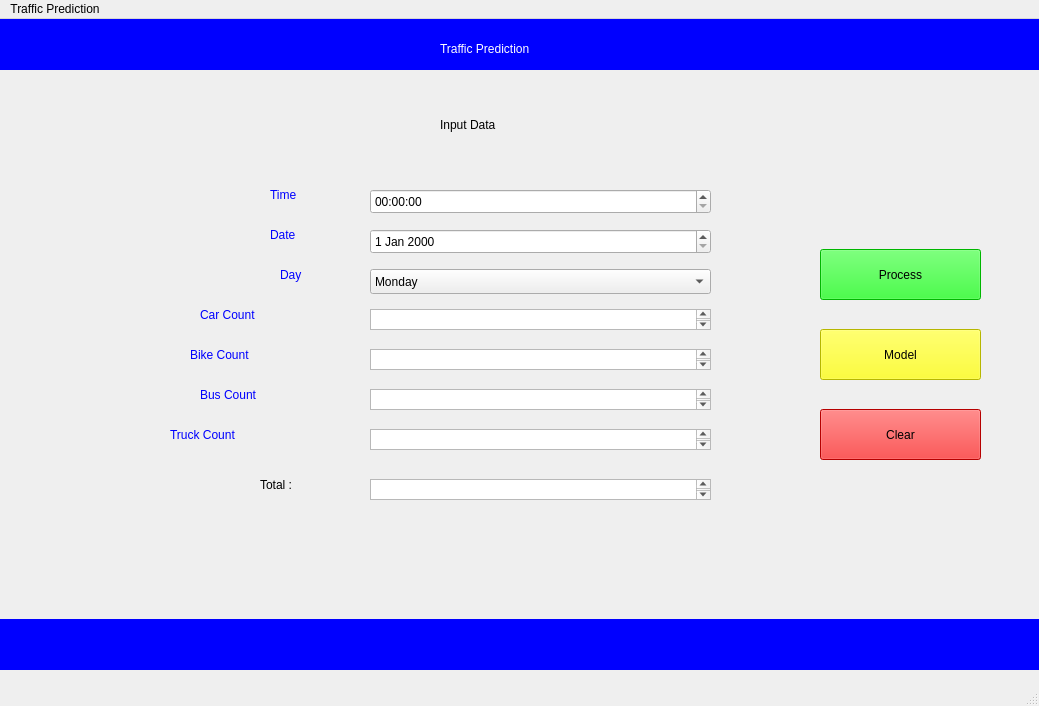
<?xml version="1.0" encoding="UTF-8"?>
<ui version="4.0">
 <class>MainWindow</class>
 <widget class="QMainWindow" name="MainWindow">
  <property name="geometry">
   <rect>
    <x>0</x>
    <y>0</y>
    <width>1039</width>
    <height>706</height>
   </rect>
  </property>
  <property name="windowTitle">
   <string>MainWindow</string>
  </property>
  <widget class="QWidget" name="centralwidget">
   <widget class="QPushButton" name="pushButton">
    <property name="geometry">
     <rect>
      <x>820</x>
      <y>390</y>
      <width>161</width>
      <height>51</height>
     </rect>
    </property>
    <property name="styleSheet">
     <string notr="true">background-color:rgb(255, 0, 0)</string>
    </property>
    <property name="text">
     <string>Clear</string>
    </property>
   </widget>
   <widget class="QPushButton" name="pushButton_2">
    <property name="geometry">
     <rect>
      <x>820</x>
      <y>230</y>
      <width>161</width>
      <height>51</height>
     </rect>
    </property>
    <property name="styleSheet">
     <string notr="true">
background-color:rgb(0, 255, 0)</string>
    </property>
    <property name="text">
     <string>Process</string>
    </property>
   </widget>
   <widget class="QLabel" name="label">
    <property name="geometry">
     <rect>
      <x>270</x>
      <y>160</y>
      <width>68</width>
      <height>31</height>
     </rect>
    </property>
    <property name="styleSheet">
     <string notr="true">color: blue;
font: 75 14pt &quot;MS Shell Dlg 2&quot;;</string>
    </property>
    <property name="text">
     <string>Time</string>
    </property>
   </widget>
   <widget class="QLabel" name="label_2">
    <property name="geometry">
     <rect>
      <x>270</x>
      <y>200</y>
      <width>68</width>
      <height>31</height>
     </rect>
    </property>
    <property name="styleSheet">
     <string notr="true">color: blue;
font: 75 14pt &quot;MS Shell Dlg 2&quot;;</string>
    </property>
    <property name="text">
     <string>Date</string>
    </property>
   </widget>
   <widget class="QLabel" name="label_3">
    <property name="geometry">
     <rect>
      <x>280</x>
      <y>240</y>
      <width>71</width>
      <height>31</height>
     </rect>
    </property>
    <property name="styleSheet">
     <string notr="true">color: blue;
font: 75 14pt &quot;MS Shell Dlg 2&quot;;</string>
    </property>
    <property name="text">
     <string>Day  </string>
    </property>
   </widget>
   <widget class="QLabel" name="label_4">
    <property name="geometry">
     <rect>
      <x>200</x>
      <y>280</y>
      <width>131</width>
      <height>31</height>
     </rect>
    </property>
    <property name="styleSheet">
     <string notr="true">color: blue;
font: 75 14pt &quot;MS Shell Dlg 2&quot;;</string>
    </property>
    <property name="text">
     <string>Car Count  </string>
    </property>
   </widget>
   <widget class="QLabel" name="label_5">
    <property name="geometry">
     <rect>
      <x>190</x>
      <y>320</y>
      <width>141</width>
      <height>31</height>
     </rect>
    </property>
    <property name="styleSheet">
     <string notr="true">color: blue;
font: 75 14pt &quot;MS Shell Dlg 2&quot;;</string>
    </property>
    <property name="text">
     <string>Bike Count  </string>
    </property>
   </widget>
   <widget class="QLabel" name="label_6">
    <property name="geometry">
     <rect>
      <x>200</x>
      <y>360</y>
      <width>151</width>
      <height>31</height>
     </rect>
    </property>
    <property name="styleSheet">
     <string notr="true">color: blue;
font: 75 14pt &quot;MS Shell Dlg 2&quot;;
</string>
    </property>
    <property name="text">
     <string>Bus Count   </string>
    </property>
   </widget>
   <widget class="QLabel" name="label_7">
    <property name="geometry">
     <rect>
      <x>170</x>
      <y>400</y>
      <width>151</width>
      <height>31</height>
     </rect>
    </property>
    <property name="styleSheet">
     <string notr="true">color: blue;
font: 75 14pt &quot;MS Shell Dlg 2&quot;;
</string>
    </property>
    <property name="text">
     <string>Truck Count  </string>
    </property>
   </widget>
   <widget class="QLabel" name="label_8">
    <property name="geometry">
     <rect>
      <x>260</x>
      <y>450</y>
      <width>68</width>
      <height>31</height>
     </rect>
    </property>
    <property name="styleSheet">
     <string notr="true">color: black;
font: 75 14pt &quot;MS Shell Dlg 2&quot;;</string>
    </property>
    <property name="text">
     <string>Total :</string>
    </property>
   </widget>
   <widget class="QTimeEdit" name="timeEdit">
    <property name="geometry">
     <rect>
      <x>370</x>
      <y>170</y>
      <width>341</width>
      <height>25</height>
     </rect>
    </property>
   </widget>
   <widget class="QDateEdit" name="dateEdit">
    <property name="geometry">
     <rect>
      <x>370</x>
      <y>210</y>
      <width>341</width>
      <height>25</height>
     </rect>
    </property>
   </widget>
   <widget class="QComboBox" name="comboBox">
    <property name="geometry">
     <rect>
      <x>370</x>
      <y>250</y>
      <width>341</width>
      <height>25</height>
     </rect>
    </property>
    <item>
     <property name="text">
      <string>Monday</string>
     </property>
    </item>
    <item>
     <property name="text">
      <string>Tuesday</string>
     </property>
    </item>
    <item>
     <property name="text">
      <string>Wednesday</string>
     </property>
    </item>
    <item>
     <property name="text">
      <string>Thursday</string>
     </property>
    </item>
    <item>
     <property name="text">
      <string>Friday</string>
     </property>
    </item>
    <item>
     <property name="text">
      <string>Saturday</string>
     </property>
    </item>
    <item>
     <property name="text">
      <string>Sunday</string>
     </property>
    </item>
   </widget>
   <widget class="QTextEdit" name="textEdit">
    <property name="geometry">
     <rect>
      <x>370</x>
      <y>290</y>
      <width>341</width>
      <height>21</height>
     </rect>
    </property>
   </widget>
   <widget class="QTextEdit" name="textEdit_2">
    <property name="geometry">
     <rect>
      <x>370</x>
      <y>330</y>
      <width>341</width>
      <height>21</height>
     </rect>
    </property>
   </widget>
   <widget class="QTextEdit" name="textEdit_3">
    <property name="geometry">
     <rect>
      <x>370</x>
      <y>370</y>
      <width>341</width>
      <height>21</height>
     </rect>
    </property>
   </widget>
   <widget class="QTextEdit" name="textEdit_4">
    <property name="geometry">
     <rect>
      <x>370</x>
      <y>410</y>
      <width>341</width>
      <height>21</height>
     </rect>
    </property>
   </widget>
   <widget class="QTextEdit" name="textEdit_5">
    <property name="geometry">
     <rect>
      <x>370</x>
      <y>460</y>
      <width>341</width>
      <height>21</height>
     </rect>
    </property>
   </widget>
   <widget class="QWidget" name="widget" native="true">
    <property name="geometry">
     <rect>
      <x>0</x>
      <y>0</y>
      <width>1041</width>
      <height>51</height>
     </rect>
    </property>
    <property name="styleSheet">
     <string notr="true">background-color:blue;</string>
    </property>
    <widget class="QWidget" name="widget_5" native="true">
     <property name="geometry">
      <rect>
       <x>40</x>
       <y>10</y>
       <width>41</width>
       <height>31</height>
      </rect>
     </property>
    </widget>
    <widget class="QLabel" name="label_10">
     <property name="geometry">
      <rect>
       <x>440</x>
       <y>20</y>
       <width>231</width>
       <height>19</height>
      </rect>
     </property>
     <property name="styleSheet">
      <string notr="true">font: 87 12pt &quot;Arial Black&quot;; color : white;</string>
     </property>
     <property name="text">
      <string>Traffic Prediction</string>
     </property>
    </widget>
   </widget>
   <widget class="QWidget" name="widget_3" native="true">
    <property name="geometry">
     <rect>
      <x>0</x>
      <y>600</y>
      <width>1041</width>
      <height>51</height>
     </rect>
    </property>
    <property name="styleSheet">
     <string notr="true">background-color:blue;</string>
    </property>
    <widget class="QLabel" name="label_11">
     <property name="geometry">
      <rect>
       <x>650</x>
       <y>10</y>
       <width>121</width>
       <height>19</height>
      </rect>
     </property>
     <property name="styleSheet">
      <string notr="true">font: 87 7pt &quot;Arial Black&quot;;</string>
     </property>
    </widget>
   </widget>
   <widget class="QLabel" name="label_12">
    <property name="geometry">
     <rect>
      <x>440</x>
      <y>70</y>
      <width>191</width>
      <height>71</height>
     </rect>
    </property>
    <property name="styleSheet">
     <string notr="true">font: 75 20pt &quot;MS Shell Dlg 2&quot;;</string>
    </property>
    <property name="text">
     <string>Input Data</string>
    </property>
   </widget>
   <widget class="QLabel" name="label_13">
    <property name="geometry">
     <rect>
      <x>60</x>
      <y>210</y>
      <width>53</width>
      <height>16</height>
     </rect>
    </property>
    <property name="text">
     <string/>
    </property>
    <property name="scaledContents">
     <bool>true</bool>
    </property>
   </widget>
   <widget class="QPushButton" name="pushButton_3">
    <property name="geometry">
     <rect>
      <x>820</x>
      <y>310</y>
      <width>161</width>
      <height>51</height>
     </rect>
    </property>
    <property name="styleSheet">
     <string notr="true">background-color:yellow;</string>
    </property>
    <property name="text">
     <string>Model</string>
    </property>
   </widget>
  </widget>
  <widget class="QMenuBar" name="menubar">
   <property name="geometry">
    <rect>
     <x>0</x>
     <y>0</y>
     <width>1039</width>
     <height>31</height>
    </rect>
   </property>
   <widget class="QMenu" name="menuTraffic_Prediction">
    <property name="title">
     <string>Traffic Prediction</string>
    </property>
   </widget>
   <addaction name="menuTraffic_Prediction"/>
  </widget>
  <widget class="QStatusBar" name="statusbar"/>
 </widget>
 <resources/>
 <connections/>
</ui>
